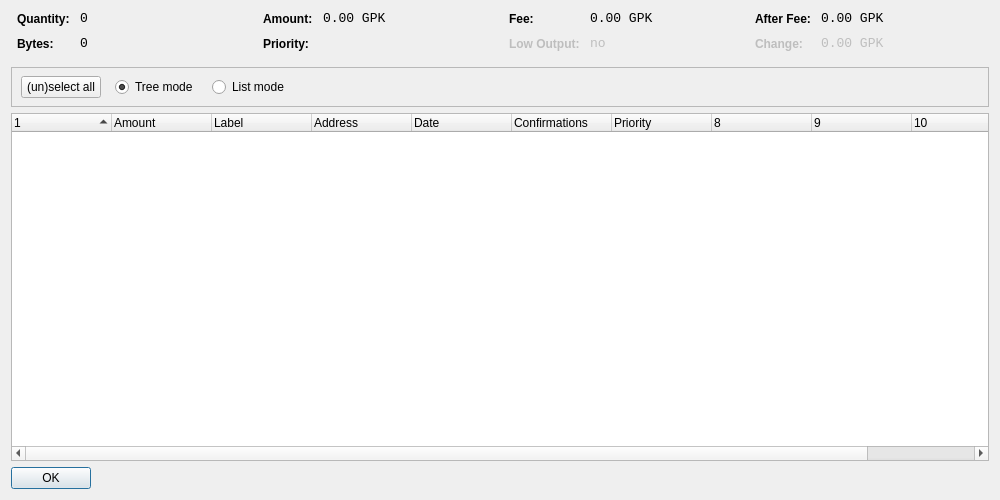
<?xml version="1.0" encoding="UTF-8"?>
<ui version="4.0">
 <class>CoinControlDialog</class>
 <widget class="QDialog" name="CoinControlDialog">
  <property name="geometry">
   <rect>
    <x>0</x>
    <y>0</y>
    <width>1000</width>
    <height>500</height>
   </rect>
  </property>
  <property name="windowTitle">
   <string>Coin Control</string>
  </property>
  <layout class="QVBoxLayout" name="verticalLayout">
   <item>
    <layout class="QHBoxLayout" name="horizontalLayoutTop" stretch="0,0,0,0">
     <property name="topMargin">
      <number>0</number>
     </property>
     <property name="bottomMargin">
      <number>10</number>
     </property>
     <item>
      <layout class="QFormLayout" name="formLayoutCoinControl1">
       <property name="horizontalSpacing">
        <number>10</number>
       </property>
       <property name="verticalSpacing">
        <number>10</number>
       </property>
       <property name="leftMargin">
        <number>6</number>
       </property>
       <property name="rightMargin">
        <number>6</number>
       </property>
       <item row="0" column="0">
        <widget class="QLabel" name="labelCoinControlQuantityText">
         <property name="styleSheet">
          <string notr="true">font-weight:bold;</string>
         </property>
         <property name="text">
          <string>Quantity:</string>
         </property>
        </widget>
       </item>
       <item row="0" column="1">
        <widget class="QLabel" name="labelCoinControlQuantity">
         <property name="font">
          <font>
           <family>Monospace</family>
           <pointsize>10</pointsize>
          </font>
         </property>
         <property name="cursor">
          <cursorShape>IBeamCursor</cursorShape>
         </property>
         <property name="contextMenuPolicy">
          <enum>Qt::ActionsContextMenu</enum>
         </property>
         <property name="text">
          <string notr="true">0</string>
         </property>
         <property name="textInteractionFlags">
          <set>Qt::LinksAccessibleByMouse|Qt::TextSelectableByKeyboard|Qt::TextSelectableByMouse</set>
         </property>
        </widget>
       </item>
       <item row="1" column="0">
        <widget class="QLabel" name="labelCoinControlBytesText">
         <property name="styleSheet">
          <string notr="true">font-weight:bold;</string>
         </property>
         <property name="text">
          <string>Bytes:</string>
         </property>
        </widget>
       </item>
       <item row="1" column="1">
        <widget class="QLabel" name="labelCoinControlBytes">
         <property name="font">
          <font>
           <family>Monospace</family>
           <pointsize>10</pointsize>
          </font>
         </property>
         <property name="cursor">
          <cursorShape>IBeamCursor</cursorShape>
         </property>
         <property name="contextMenuPolicy">
          <enum>Qt::ActionsContextMenu</enum>
         </property>
         <property name="text">
          <string notr="true">0</string>
         </property>
         <property name="textInteractionFlags">
          <set>Qt::LinksAccessibleByMouse|Qt::TextSelectableByKeyboard|Qt::TextSelectableByMouse</set>
         </property>
        </widget>
       </item>
      </layout>
     </item>
     <item>
      <layout class="QFormLayout" name="formLayoutCoinControl2">
       <property name="horizontalSpacing">
        <number>10</number>
       </property>
       <property name="verticalSpacing">
        <number>10</number>
       </property>
       <property name="leftMargin">
        <number>6</number>
       </property>
       <property name="rightMargin">
        <number>6</number>
       </property>
       <item row="0" column="0">
        <widget class="QLabel" name="labelCoinControlAmountText">
         <property name="styleSheet">
          <string notr="true">font-weight:bold;</string>
         </property>
         <property name="text">
          <string>Amount:</string>
         </property>
        </widget>
       </item>
       <item row="0" column="1">
        <widget class="QLabel" name="labelCoinControlAmount">
         <property name="font">
          <font>
           <family>Monospace</family>
           <pointsize>10</pointsize>
          </font>
         </property>
         <property name="cursor">
          <cursorShape>IBeamCursor</cursorShape>
         </property>
         <property name="contextMenuPolicy">
          <enum>Qt::ActionsContextMenu</enum>
         </property>
         <property name="text">
          <string notr="true">0.00 GPK</string>
         </property>
         <property name="textInteractionFlags">
          <set>Qt::LinksAccessibleByMouse|Qt::TextSelectableByKeyboard|Qt::TextSelectableByMouse</set>
         </property>
        </widget>
       </item>
       <item row="1" column="0">
        <widget class="QLabel" name="labelCoinControlPriorityText">
         <property name="styleSheet">
          <string notr="true">font-weight:bold;</string>
         </property>
         <property name="text">
          <string>Priority:</string>
         </property>
        </widget>
       </item>
       <item row="1" column="1">
        <widget class="QLabel" name="labelCoinControlPriority">
         <property name="font">
          <font>
           <family>Monospace</family>
           <pointsize>10</pointsize>
          </font>
         </property>
         <property name="cursor">
          <cursorShape>IBeamCursor</cursorShape>
         </property>
         <property name="contextMenuPolicy">
          <enum>Qt::ActionsContextMenu</enum>
         </property>
         <property name="text">
          <string/>
         </property>
         <property name="textInteractionFlags">
          <set>Qt::LinksAccessibleByMouse|Qt::TextSelectableByKeyboard|Qt::TextSelectableByMouse</set>
         </property>
        </widget>
       </item>
      </layout>
     </item>
     <item>
      <layout class="QFormLayout" name="formLayoutCoinControl3">
       <property name="horizontalSpacing">
        <number>10</number>
       </property>
       <property name="verticalSpacing">
        <number>10</number>
       </property>
       <property name="leftMargin">
        <number>6</number>
       </property>
       <property name="rightMargin">
        <number>6</number>
       </property>
       <item row="0" column="0">
        <widget class="QLabel" name="labelCoinControlFeeText">
         <property name="styleSheet">
          <string notr="true">font-weight:bold;</string>
         </property>
         <property name="text">
          <string>Fee:</string>
         </property>
        </widget>
       </item>
       <item row="0" column="1">
        <widget class="QLabel" name="labelCoinControlFee">
         <property name="font">
          <font>
           <family>Monospace</family>
           <pointsize>10</pointsize>
          </font>
         </property>
         <property name="cursor">
          <cursorShape>IBeamCursor</cursorShape>
         </property>
         <property name="contextMenuPolicy">
          <enum>Qt::ActionsContextMenu</enum>
         </property>
         <property name="text">
          <string notr="true">0.00 GPK</string>
         </property>
         <property name="textInteractionFlags">
          <set>Qt::LinksAccessibleByMouse|Qt::TextSelectableByKeyboard|Qt::TextSelectableByMouse</set>
         </property>
        </widget>
       </item>
       <item row="1" column="0">
        <widget class="QLabel" name="labelCoinControlLowOutputText">
         <property name="enabled">
          <bool>false</bool>
         </property>
         <property name="styleSheet">
          <string notr="true">font-weight:bold;</string>
         </property>
         <property name="text">
          <string>Low Output:</string>
         </property>
        </widget>
       </item>
       <item row="1" column="1">
        <widget class="QLabel" name="labelCoinControlLowOutput">
         <property name="enabled">
          <bool>false</bool>
         </property>
         <property name="font">
          <font>
           <family>Monospace</family>
           <pointsize>10</pointsize>
          </font>
         </property>
         <property name="cursor">
          <cursorShape>IBeamCursor</cursorShape>
         </property>
         <property name="contextMenuPolicy">
          <enum>Qt::ActionsContextMenu</enum>
         </property>
         <property name="text">
          <string notr="true">no</string>
         </property>
         <property name="textInteractionFlags">
          <set>Qt::LinksAccessibleByMouse|Qt::TextSelectableByKeyboard|Qt::TextSelectableByMouse</set>
         </property>
        </widget>
       </item>
      </layout>
     </item>
     <item>
      <layout class="QFormLayout" name="formLayoutCoinControl4">
       <property name="horizontalSpacing">
        <number>10</number>
       </property>
       <property name="verticalSpacing">
        <number>10</number>
       </property>
       <property name="leftMargin">
        <number>6</number>
       </property>
       <property name="rightMargin">
        <number>6</number>
       </property>
       <item row="0" column="0">
        <widget class="QLabel" name="labelCoinControlAfterFeeText">
         <property name="styleSheet">
          <string notr="true">font-weight:bold;</string>
         </property>
         <property name="text">
          <string>After Fee:</string>
         </property>
        </widget>
       </item>
       <item row="0" column="1">
        <widget class="QLabel" name="labelCoinControlAfterFee">
         <property name="font">
          <font>
           <family>Monospace</family>
           <pointsize>10</pointsize>
          </font>
         </property>
         <property name="cursor">
          <cursorShape>IBeamCursor</cursorShape>
         </property>
         <property name="contextMenuPolicy">
          <enum>Qt::ActionsContextMenu</enum>
         </property>
         <property name="text">
          <string notr="true">0.00 GPK</string>
         </property>
         <property name="textInteractionFlags">
          <set>Qt::LinksAccessibleByMouse|Qt::TextSelectableByKeyboard|Qt::TextSelectableByMouse</set>
         </property>
        </widget>
       </item>
       <item row="1" column="0">
        <widget class="QLabel" name="labelCoinControlChangeText">
         <property name="enabled">
          <bool>false</bool>
         </property>
         <property name="styleSheet">
          <string notr="true">font-weight:bold;</string>
         </property>
         <property name="text">
          <string>Change:</string>
         </property>
        </widget>
       </item>
       <item row="1" column="1">
        <widget class="QLabel" name="labelCoinControlChange">
         <property name="enabled">
          <bool>false</bool>
         </property>
         <property name="font">
          <font>
           <family>Monospace</family>
           <pointsize>10</pointsize>
          </font>
         </property>
         <property name="cursor">
          <cursorShape>IBeamCursor</cursorShape>
         </property>
         <property name="contextMenuPolicy">
          <enum>Qt::ActionsContextMenu</enum>
         </property>
         <property name="text">
          <string notr="true">0.00 GPK</string>
         </property>
         <property name="textInteractionFlags">
          <set>Qt::LinksAccessibleByMouse|Qt::TextSelectableByKeyboard|Qt::TextSelectableByMouse</set>
         </property>
        </widget>
       </item>
      </layout>
     </item>
    </layout>
   </item>
   <item>
    <widget class="QFrame" name="frame">
     <property name="minimumSize">
      <size>
       <width>0</width>
       <height>40</height>
      </size>
     </property>
     <property name="frameShape">
      <enum>QFrame::StyledPanel</enum>
     </property>
     <property name="frameShadow">
      <enum>QFrame::Sunken</enum>
     </property>
     <widget class="QWidget" name="horizontalLayoutWidget">
      <property name="geometry">
       <rect>
        <x>10</x>
        <y>0</y>
        <width>781</width>
        <height>41</height>
       </rect>
      </property>
      <layout class="QHBoxLayout" name="horizontalLayoutPanel" stretch="0,0,0,0,0">
       <property name="spacing">
        <number>14</number>
       </property>
       <item>
        <widget class="QPushButton" name="pushButtonSelectAll">
         <property name="sizePolicy">
          <sizepolicy hsizetype="Maximum" vsizetype="Fixed">
           <horstretch>0</horstretch>
           <verstretch>0</verstretch>
          </sizepolicy>
         </property>
         <property name="text">
          <string>(un)select all</string>
         </property>
        </widget>
       </item>
       <item>
        <widget class="QRadioButton" name="radioTreeMode">
         <property name="sizePolicy">
          <sizepolicy hsizetype="Maximum" vsizetype="Fixed">
           <horstretch>0</horstretch>
           <verstretch>0</verstretch>
          </sizepolicy>
         </property>
         <property name="text">
          <string>Tree mode</string>
         </property>
         <property name="checked">
          <bool>true</bool>
         </property>
        </widget>
       </item>
       <item>
        <widget class="QRadioButton" name="radioListMode">
         <property name="sizePolicy">
          <sizepolicy hsizetype="Maximum" vsizetype="Fixed">
           <horstretch>0</horstretch>
           <verstretch>0</verstretch>
          </sizepolicy>
         </property>
         <property name="text">
          <string>List mode</string>
         </property>
        </widget>
       </item>
       <item>
        <spacer name="horizontalSpacer">
         <property name="orientation">
          <enum>Qt::Horizontal</enum>
         </property>
         <property name="sizeHint" stdset="0">
          <size>
           <width>40</width>
           <height>20</height>
          </size>
         </property>
        </spacer>
       </item>
      </layout>
     </widget>
    </widget>
   </item>
   <item>
    <widget class="CoinControlTreeWidget" name="treeWidget">
     <property name="contextMenuPolicy">
      <enum>Qt::CustomContextMenu</enum>
     </property>
     <property name="sortingEnabled">
      <bool>false</bool>
     </property>
     <property name="columnCount">
      <number>11</number>
     </property>
     <attribute name="headerShowSortIndicator" stdset="0">
      <bool>true</bool>
     </attribute>
     <attribute name="headerStretchLastSection">
      <bool>false</bool>
     </attribute>
     <column>
      <property name="text">
       <string/>
      </property>
     </column>
     <column>
      <property name="text">
       <string>Amount</string>
      </property>
     </column>
     <column>
      <property name="text">
       <string>Label</string>
      </property>
     </column>
     <column>
      <property name="text">
       <string>Address</string>
      </property>
     </column>
     <column>
      <property name="text">
       <string>Date</string>
      </property>
     </column>
     <column>
      <property name="text">
       <string>Confirmations</string>
      </property>
      <property name="toolTip">
       <string>Confirmed</string>
      </property>
     </column>
     <column>
      <property name="text">
       <string>Priority</string>
      </property>
     </column>
     <column>
      <property name="text">
       <string/>
      </property>
     </column>
     <column>
      <property name="text">
       <string/>
      </property>
     </column>
     <column>
      <property name="text">
       <string/>
      </property>
     </column>
     <column>
      <property name="text">
       <string/>
      </property>
     </column>
    </widget>
   </item>
   <item>
    <widget class="QDialogButtonBox" name="buttonBox">
     <property name="sizePolicy">
      <sizepolicy hsizetype="Maximum" vsizetype="Fixed">
       <horstretch>0</horstretch>
       <verstretch>0</verstretch>
      </sizepolicy>
     </property>
     <property name="orientation">
      <enum>Qt::Horizontal</enum>
     </property>
     <property name="standardButtons">
      <set>QDialogButtonBox::Ok</set>
     </property>
    </widget>
   </item>
  </layout>
 </widget>
 <customwidgets>
  <customwidget>
   <class>CoinControlTreeWidget</class>
   <extends>QTreeWidget</extends>
   <header>coincontroltreewidget.h</header>
  </customwidget>
 </customwidgets>
 <resources/>
 <connections/>
</ui>
